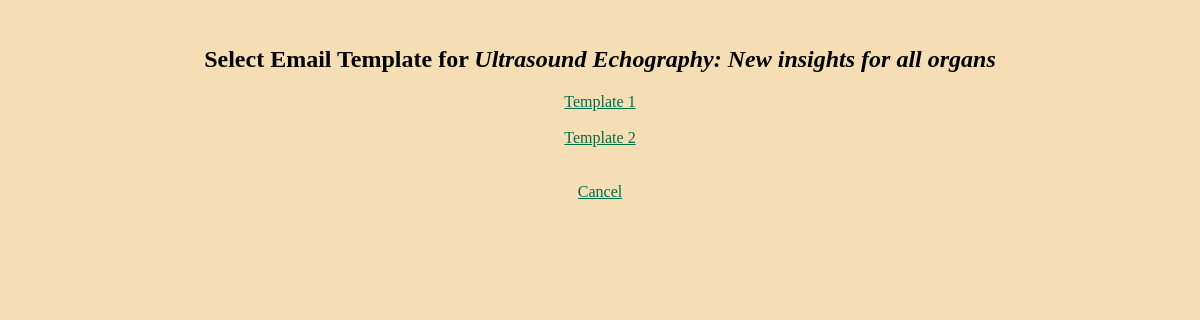
The page /draft-email/2 on the database as committed earlier.
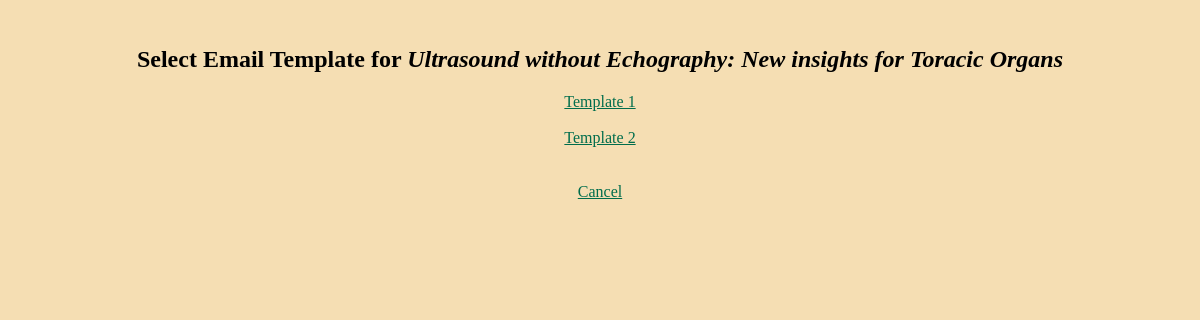
The same page on the database as committed later.
### app.py (models this page shows, shortened)
class Task(db.Model):
    id = db.Column(db.Integer, primary_key=True)
    journal = db.Column(db.String(100), nullable=False)
    collection = db.Column(db.String(50))
    type = db.Column(db.String(50))
    title = db.Column(db.String(120))
    deadline = db.Column(db.Date)
    author1 = db.Column(db.String(30))
    email1 = db.Column(db.String(30))
    author2 = db.Column(db.String(30))
    email2 = db.Column(db.String(30))
    author3 = db.Column(db.String(30))
    email3 = db.Column(db.String(30))
    date_invited = db.Column(db.Date)
    status = db.Column(db.String(30))
    last_change_in_notes = db.Column(db.Date)
    notes = db.Column(db.String(500))

### app.py (the view)
@app.route('/draft-email/<int:task_id>')
def select_template(task_id):
    task = Task.query.get_or_404(task_id)
    return render_template('select_template.html', task=task)

### templates/select_template.html (shortened to what this page needs)
{% extends 'base.html' %}
{% block body %}
<br>
<div class="content">
    <h2>Select Email Template for <i>{{ task.title }}</i></h2>
                <a class="one" href="{{ url_for('edit_email', task_id=task.id, template_name='template1') }}">
                Template 1
                </a>
                <br><br>
                <a class="one" href="{{ url_for('edit_email', task_id=task.id, template_name='template2') }}">
                Template 2
                </a>
                <br><br><br>
    <a class="one" href="{{ url_for('index') }}">Cancel</a>
</div>
{% endblock %}

Rows that differ between the two databases and show on the page:
changed Task: title "Ultrasound Echography: New insights for all organs" → "Ultrasound without Echography: New insights for Toracic Organs"
